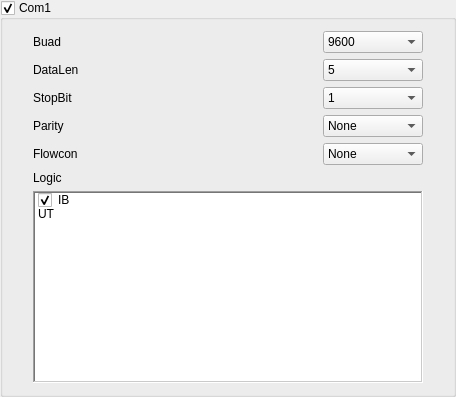
                <widget class="QGroupBox" name="Serial_Com1">
                 <property name="font">
                  <font>
                   <weight>50</weight>
                   <bold>false</bold>
                  </font>
                 </property>
                 <property name="title">
                  <string>Com1</string>
                 </property>
                 <property name="flat">
                  <bool>true</bool>
                 </property>
                 <property name="checkable">
                  <bool>true</bool>
                 </property>
                 <layout class="QVBoxLayout" name="verticalLayout_8">
                  <property name="leftMargin">
                   <number>30</number>
                  </property>
                  <property name="rightMargin">
                   <number>30</number>
                  </property>
                  <item>
                   <layout class="QHBoxLayout" name="horizontalLayout_31">
                    <item>
                     <widget class="QLabel" name="label_51">
                      <property name="text">
                       <string>Buad   </string>
                      </property>
                     </widget>
                    </item>
                    <item>
                     <spacer name="horizontalSpacer_56">
                      <property name="orientation">
                       <enum>Qt::Horizontal</enum>
                      </property>
                      <property name="sizeHint" stdset="0">
                       <size>
                        <width>238</width>
                        <height>20</height>
                       </size>
                      </property>
                     </spacer>
                    </item>
                    <item>
                     <widget class="QComboBox" name="Serial_Com1_Buad_Enum_Text">
                      <property name="minimumSize">
                       <size>
                        <width>100</width>
                        <height>0</height>
                       </size>
                      </property>
                      <item>
                       <property name="text">
                        <string>9600</string>
                       </property>
                       <property name="icon">
                        <iconset resource="../IDE.qrc">
                         <normaloff>:/Menu/rc/Menu/eye.png</normaloff>:/Menu/rc/Menu/eye.png</iconset>
                       </property>
                      </item>
                      <item>
                       <property name="text">
                        <string>19200</string>
                       </property>
                       <property name="icon">
                        <iconset resource="../IDE.qrc">
                         <normaloff>:/Menu/rc/Menu/eye.png</normaloff>:/Menu/rc/Menu/eye.png</iconset>
                       </property>
                      </item>
                      <item>
                       <property name="text">
                        <string>38400</string>
                       </property>
                       <property name="icon">
                        <iconset resource="../IDE.qrc">
                         <normaloff>:/Menu/rc/Menu/eye.png</normaloff>:/Menu/rc/Menu/eye.png</iconset>
                       </property>
                      </item>
                      <item>
                       <property name="text">
                        <string>57600</string>
                       </property>
                       <property name="icon">
                        <iconset resource="../IDE.qrc">
                         <normaloff>:/Menu/rc/Menu/eye.png</normaloff>:/Menu/rc/Menu/eye.png</iconset>
                       </property>
                      </item>
                      <item>
                       <property name="text">
                        <string>115200</string>
                       </property>
                       <property name="icon">
                        <iconset resource="../IDE.qrc">
                         <normaloff>:/Menu/rc/Menu/eye.png</normaloff>:/Menu/rc/Menu/eye.png</iconset>
                       </property>
                      </item>
                      <item>
                       <property name="text">
                        <string>125000</string>
                       </property>
                       <property name="icon">
                        <iconset resource="../IDE.qrc">
                         <normaloff>:/Menu/rc/Menu/eye.png</normaloff>:/Menu/rc/Menu/eye.png</iconset>
                       </property>
                      </item>
                     </widget>
                    </item>
                   </layout>
                  </item>
                  <item>
                   <layout class="QHBoxLayout" name="horizontalLayout_32">
                    <item>
                     <widget class="QLabel" name="label_52">
                      <property name="text">
                       <string>DataLen</string>
                      </property>
                     </widget>
                    </item>
                    <item>
                     <spacer name="horizontalSpacer_57">
                      <property name="orientation">
                       <enum>Qt::Horizontal</enum>
                      </property>
                      <property name="sizeHint" stdset="0">
                       <size>
                        <width>238</width>
                        <height>20</height>
                       </size>
                      </property>
                     </spacer>
                    </item>
                    <item>
                     <widget class="QComboBox" name="Serial_Com1_DataLen_Enum_Text">
                      <property name="minimumSize">
                       <size>
                        <width>100</width>
                        <height>0</height>
                       </size>
                      </property>
                      <item>
                       <property name="text">
                        <string>5</string>
                       </property>
                       <property name="icon">
                        <iconset resource="../IDE.qrc">
                         <normaloff>:/Menu/rc/Menu/build.png</normaloff>:/Menu/rc/Menu/build.png</iconset>
                       </property>
                      </item>
                      <item>
                       <property name="text">
                        <string>6</string>
                       </property>
                       <property name="icon">
                        <iconset resource="../IDE.qrc">
                         <normaloff>:/Menu/rc/Menu/build.png</normaloff>:/Menu/rc/Menu/build.png</iconset>
                       </property>
                      </item>
                      <item>
                       <property name="text">
                        <string>7</string>
                       </property>
                       <property name="icon">
                        <iconset resource="../IDE.qrc">
                         <normaloff>:/Menu/rc/Menu/build.png</normaloff>:/Menu/rc/Menu/build.png</iconset>
                       </property>
                      </item>
                      <item>
                       <property name="text">
                        <string>8</string>
                       </property>
                       <property name="icon">
                        <iconset resource="../IDE.qrc">
                         <normaloff>:/Menu/rc/Menu/build.png</normaloff>:/Menu/rc/Menu/build.png</iconset>
                       </property>
                      </item>
                     </widget>
                    </item>
                   </layout>
                  </item>
                  <item>
                   <layout class="QHBoxLayout" name="horizontalLayout_33">
                    <item>
                     <widget class="QLabel" name="label_53">
                      <property name="text">
                       <string>StopBit</string>
                      </property>
                     </widget>
                    </item>
                    <item>
                     <spacer name="horizontalSpacer_58">
                      <property name="orientation">
                       <enum>Qt::Horizontal</enum>
                      </property>
                      <property name="sizeHint" stdset="0">
                       <size>
                        <width>238</width>
                        <height>20</height>
                       </size>
                      </property>
                     </spacer>
                    </item>
                    <item>
                     <widget class="QComboBox" name="Serial_Com1_StopBit_Enum_Text">
                      <property name="minimumSize">
                       <size>
                        <width>100</width>
                        <height>0</height>
                       </size>
                      </property>
                      <item>
                       <property name="text">
                        <string>1</string>
                       </property>
                       <property name="icon">
                        <iconset resource="../IDE.qrc">
                         <normaloff>:/Menu/rc/Menu/bringtofront.png</normaloff>:/Menu/rc/Menu/bringtofront.png</iconset>
                       </property>
                      </item>
                      <item>
                       <property name="text">
                        <string>1.5</string>
                       </property>
                       <property name="icon">
                        <iconset resource="../IDE.qrc">
                         <normaloff>:/Menu/rc/Menu/bringtofront.png</normaloff>:/Menu/rc/Menu/bringtofront.png</iconset>
                       </property>
                      </item>
                      <item>
                       <property name="text">
                        <string>2</string>
                       </property>
                       <property name="icon">
                        <iconset resource="../IDE.qrc">
                         <normaloff>:/Menu/rc/Menu/bringtofront.png</normaloff>:/Menu/rc/Menu/bringtofront.png</iconset>
                       </property>
                      </item>
                     </widget>
                    </item>
                   </layout>
                  </item>
                  <item>
                   <layout class="QHBoxLayout" name="horizontalLayout_34">
                    <item>
                     <widget class="QLabel" name="label_54">
                      <property name="text">
                       <string>Parity </string>
                      </property>
                     </widget>
                    </item>
                    <item>
                     <spacer name="horizontalSpacer_59">
                      <property name="orientation">
                       <enum>Qt::Horizontal</enum>
                      </property>
                      <property name="sizeHint" stdset="0">
                       <size>
                        <width>125</width>
                        <height>17</height>
                       </size>
                      </property>
                     </spacer>
                    </item>
                    <item>
                     <widget class="QComboBox" name="Serial_Com1_Parity_Enum_Text">
                      <property name="minimumSize">
                       <size>
                        <width>100</width>
                        <height>0</height>
                       </size>
                      </property>
                      <item>
                       <property name="text">
                        <string>None</string>
                       </property>
                       <property name="icon">
                        <iconset resource="../IDE.qrc">
                         <normaloff>:/Menu/rc/Menu/help.png</normaloff>:/Menu/rc/Menu/help.png</iconset>
                       </property>
                      </item>
                      <item>
                       <property name="text">
                        <string>Odd</string>
                       </property>
                       <property name="icon">
                        <iconset resource="../IDE.qrc">
                         <normaloff>:/Menu/rc/Menu/help.png</normaloff>:/Menu/rc/Menu/help.png</iconset>
                       </property>
                      </item>
                      <item>
                       <property name="text">
                        <string>Even</string>
                       </property>
                       <property name="icon">
                        <iconset resource="../IDE.qrc">
                         <normaloff>:/Menu/rc/Menu/help.png</normaloff>:/Menu/rc/Menu/help.png</iconset>
                       </property>
                      </item>
                      <item>
                       <property name="text">
                        <string>Mark</string>
                       </property>
                       <property name="icon">
                        <iconset resource="../IDE.qrc">
                         <normaloff>:/Menu/rc/Menu/help.png</normaloff>:/Menu/rc/Menu/help.png</iconset>
                       </property>
                      </item>
                      <item>
                       <property name="text">
                        <string>Space</string>
                       </property>
                       <property name="icon">
                        <iconset resource="../IDE.qrc">
                         <normaloff>:/Menu/rc/Menu/help.png</normaloff>:/Menu/rc/Menu/help.png</iconset>
                       </property>
                      </item>
                     </widget>
                    </item>
                   </layout>
                  </item>
                  <item>
                   <layout class="QHBoxLayout" name="horizontalLayout_35">
                    <item>
                     <widget class="QLabel" name="label_55">
                      <property name="text">
                       <string>Flowcon</string>
                      </property>
                     </widget>
                    </item>
                    <item>
                     <spacer name="horizontalSpacer_60">
                      <property name="orientation">
                       <enum>Qt::Horizontal</enum>
                      </property>
                      <property name="sizeHint" stdset="0">
                       <size>
                        <width>125</width>
                        <height>17</height>
                       </size>
                      </property>
                     </spacer>
                    </item>
                    <item>
                     <widget class="QComboBox" name="Serial_Com1_Flowcon_Enum_Text">
                      <property name="minimumSize">
                       <size>
                        <width>100</width>
                        <height>0</height>
                       </size>
                      </property>
                      <item>
                       <property name="text">
                        <string>None</string>
                       </property>
                       <property name="icon">
                        <iconset resource="../IDE.qrc">
                         <normaloff>:/Menu/rc/Menu/fail.png</normaloff>:/Menu/rc/Menu/fail.png</iconset>
                       </property>
                      </item>
                      <item>
                       <property name="text">
                        <string>HardWare</string>
                       </property>
                       <property name="icon">
                        <iconset resource="../IDE.qrc">
                         <normaloff>:/Menu/rc/Menu/comm.ico</normaloff>:/Menu/rc/Menu/comm.ico</iconset>
                       </property>
                      </item>
                      <item>
                       <property name="text">
                        <string>SoftWare</string>
                       </property>
                       <property name="icon">
                        <iconset resource="../IDE.qrc">
                         <normaloff>:/Menu/rc/Menu/ftp.png</normaloff>:/Menu/rc/Menu/ftp.png</iconset>
                       </property>
                      </item>
                     </widget>
                    </item>
                   </layout>
                  </item>
                  <item>
                   <widget class="QLabel" name="label_35">
                    <property name="text">
                     <string>Logic</string>
                    </property>
                   </widget>
                  </item>
                  <item>
                   <widget class="UpSelecQListWidget" name="Serial_Com1_Logic_Check_Item">
                    <property name="frameShape">
                     <enum>QFrame::WinPanel</enum>
                    </property>
                    <property name="selectionMode">
                     <enum>QAbstractItemView::MultiSelection</enum>
                    </property>
                    <item>
                     <property name="text">
                      <string>IB</string>
                     </property>
                     <property name="checkState">
                      <enum>Checked</enum>
                     </property>
                     <property name="icon">
                      <iconset resource="../IDE.qrc">
                       <normaloff>:/Menu/rc/Menu/chat.png</normaloff>:/Menu/rc/Menu/chat.png</iconset>
                     </property>
                    </item>
                    <item>
                     <property name="text">
                      <string>UT</string>
                     </property>
                     <property name="checkState">
                      <enum>Unchecked</enum>
                     </property>
                     <property name="icon">
                      <iconset resource="../IDE.qrc">
                       <normaloff>:/Menu/rc/Menu/chat.png</normaloff>:/Menu/rc/Menu/chat.png</iconset>
                     </property>
                    </item>
                   </widget>
                  </item>
                 </layout>
                </widget>
